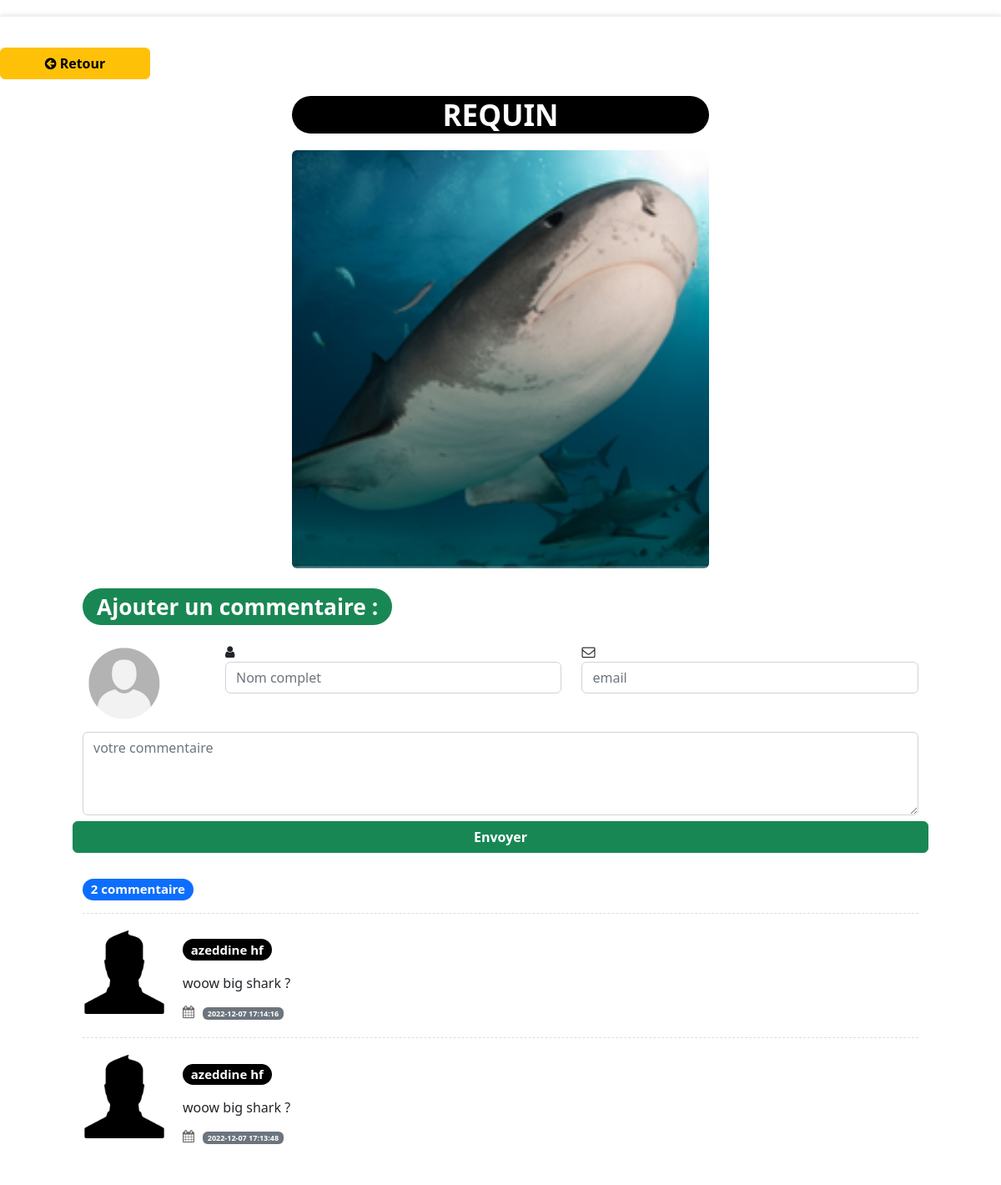
/comments?id=58, run on the app's committed database.
### tables this page shows
CREATE TABLE IF NOT EXISTS `images` (
  `id` int(11) NOT NULL AUTO_INCREMENT,
  `name` varchar(100) NOT NULL,
  `image` varchar(255) NOT NULL,
  `title` varchar(100) DEFAULT NULL,
  `isdeleted` int(11) NOT NULL DEFAULT '0',
  PRIMARY KEY (`id`)
);

CREATE TABLE IF NOT EXISTS `comments` (
  `id_com` int(11) NOT NULL AUTO_INCREMENT,
  `desc_com` varchar(500) NOT NULL,
  `id_img` int(11) NOT NULL,
  `full_name` varchar(100) NOT NULL,
  `email` varchar(100) NOT NULL,
  `date_created` datetime DEFAULT NULL,
  PRIMARY KEY (`id_com`)
);

### comments.php (the view, shortened to what this page needs)
<!DOCTYPE html>
<html lang="en">
<head>
    <link href="https://cdn.jsdelivr.net/npm/bootstrap@5.2.3/dist/css/bootstrap.min.css" rel="stylesheet">
    <link href="https://maxcdn.bootstrapcdn.com/font-awesome/4.3.0/css/font-awesome.min.css" rel="stylesheet">
</head>
<body>
    <section class="content-item" id="comments">
        <a class="btn btn-warning fw-bold " href="view" style="width: 15%;"><i class="fa fa-arrow-circle-left" aria-hidden="true"></i> Retour</a>
        <div class="d-flex justify-content-center align-items-center container">
            <div class="">
                <?php
                $database = new Connection();
                $db = $database->openConnection();
                $stmt = $db->prepare('SELECT * from images where id=' . $_REQUEST["id"] . '');
                $stmt->execute();
                $imagelist = $stmt->fetchAll();
                ?>
                <div class="w-50 ml-0 mr-0 mx-auto">
                <h2 class="text-center  rounded-pill text-white bg-black"><?php echo $imagelist[0]["title"] ?></h2>
                    <img src="<?php echo $imagelist[0]["image"] ?>" class="img rounded" title="<?php echo $imagelist[0]["title"] ?>" alt="" style="width: 100%;" >
                </div>
                <form class="form" method="POST" action="">
                    <h2 class="h2"><span class="badge rounded-pill bg-success" style="text-transform: initial;">Ajouter un commentaire :</span></h2>
                    <fieldset>
                        <div class="row">
                            <div class="col-sm-2 col-xs-1">
                                <img class="rounded-pill" src="uploads/koko1.png" alt="" width="100" height="100">
                            </div>
                            <div class="col-sm-5">
                                <div class="form-group fl_icon">
                                    <div class="icon"><i class="fa fa-user"></i></div>
                                    <input class="form-control" name="full_name" type="text" placeholder="Nom complet" required>
                                </div>
                            </div>
                            <div class="col-sm-5">
                                <div class="form-group fl_icon">
                                    <div class="icon"><i class="fa fa-envelope-o"></i></div>
                                    <input class="form-control" name="email" type="email" placeholder="email" required>
                                </div>
                            </div>
                            <div class="col-sm-12">
                                <div class="form-group">
                                    <textarea class="form-control mt-2" name="comments" required="" placeholder="votre commentaire"></textarea>
                                </div>
                            </div class="col-sm-12">
                            <button type="submit" name="btn_comnt" class="btn btn-success fw-bold">Envoyer</button>
                        </div>
                    </fieldset>
                </form>
                <?php
                $stmt2 = $db->prepare("SELECT count(*) as 'total' from comments where id_img=" . $_REQUEST["id"]);
                $stmt2->execute();
                $count = $stmt2->fetch();
                ?>
                <h3><span class="badge bg-primary rounded-pill"><?php echo $count['total'] ?> commentaire</span></h3>
                <?php
                $stmt2 = $db->prepare('SELECT * from comments where id_img=' . $_REQUEST['id'] . '');
                $stmt2->execute();
                $comment = $stmt2->fetchAll();
                foreach ($comment as $avis) {
                ?>
                    <div class="media">
                        <a class="pull-left" href="#"><img class="media-object" src="uploads/profile.jpg" alt=""></a>
                        <div class="media-body">
                            <h3 class="h3"><span class="badge bg-black rounded-pill"><?php echo $avis['full_name'] ?></span></h3>
                            <p><?php echo $avis['desc_com'] ?></p>
                            <ul class="list-unstyled list-inline media-detail ">
                                <li><i class="fa fa-calendar"></i><span class="badge bg-secondary"><?php echo $avis['date_created'] ?></span></li>
                            </ul>
                        </div>
                    </div>
                <?php
                }
                ?>
            </div>
    </section>
</body>
</html>

### comments.php (style rules this page uses)
body { margin-top: 20px; }
.content-item { padding: 30px 0; background-color: #FFFFFF; }
.content-item h2 { font-weight: 700; font-size: 35px; line-height: 45px; text-transform: uppercase; margin: 20px 0; }
.content-item h3 { font-weight: 400; font-size: 20px; color: #555555; margin: 10px 0 15px; padding: 0; }
#comments { box-shadow: 0 -1px 6px 1px rgba(0, 0, 0, 0.1); background-color: #FFFFFF; }
#comments form { margin-bottom: 30px; }
#comments .btn { margin-top: 7px; }
#comments form fieldset { clear: both; }
#comments form textarea { height: 100px; }
#comments .media { border-top: 1px dashed #DDDDDD; padding: 20px 0; margin: 0; }
#comments .media>.pull-left { margin-right: 20px; }
#comments .media img { max-width: 100px; }
#comments .media p { margin-bottom: 15px; text-align: justify; }
#comments .media-detail { margin: 0; }
#comments .media-detail li { color: #AAAAAA; font-size: 12px; padding-right: 10px; font-weight: 600; }
#comments .media-detail li:last-child { padding-right: 0; }
#comments .media-detail li i { color: #666666; font-size: 15px; margin-right: 10px; }

### data on the page
images: title "REQUIN", image (picture)
comments: full_name "azeddine hf", desc_com "woow big shark ?", date_created "2022-12-07 17:14:16"
comments: full_name "azeddine hf", desc_com "woow big shark ?", date_created "2022-12-07 17:13:48"

### other printed values
$count['total'] "2"
